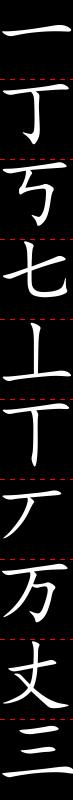
%> input picture img/yisanshu.png, 73 x 800 px
$ octave imageload.m   (GNU Octave 9; MATLAB toolbox functions it lacks are replaced by stand-ins)
%> lines starting %> are read from the running program, lines starting %| are printed output that depends on the picture; in (x1, y1, x2, y2) boxes, pixels count from 0 and x2, y2 are one past the last pixel; in counts of white or black regions, pixels touching at a corner belong together; the program's own positions count from 1
clear all;
simkai=imread('yisanshu.png');
%> simkai is the input picture: size 800x73x3 uint8; mean R, G, B 27.7, 26.2, 26.2
%[fid,message]=fopen('yisanshu.txt', 'r');
graykai=rgb2gray(simkai);
for i=1:size(graykai,1)
    if mod(i,80)==0
        graykai(i,:)=0;
    end
end
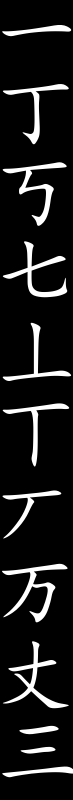
%> graykai: size 800x73 uint8; min 0, max 255, mean 26.2
h_kai=zeros(80,73*10);
for i=1:10
    h_kai(1:80,73*(i-1)+1:73*i)=graykai(80*i-79:80*i,1:73);
end
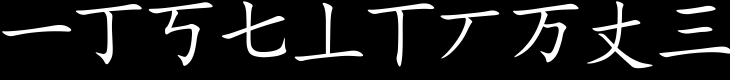
%> h_kai: size 80x730 double; min 0, max 255, mean 26.2; mean of the top-left, top-right, bottom-left and bottom-right quarters 33.4, 35.5, 16.4, 19.6
figure(1)
imshow(h_kai);
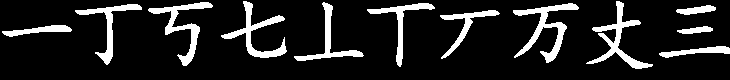
%> displayed picture: size 80x730, on the screen's scale of 0 to 255; 13% white; 12 white regions, largest, box (x1, y1, x2, y2) and area: (513, 3, 579, 63) 1041, (586, 1, 653, 69) 967, (148, 2, 213, 66) 902
figure(2)
imshow(graykai);
wan=graykai(561:640,:);
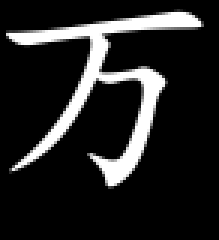
%> wan: size 80x73 uint8 (shown 3 times larger); min 0, max 255, mean 35.7
figure(3)
imshow(wan);
corners = detectFASTFeatures(wan,'MinContrast',0.1);
%> corners = 20 points; strongest (x, y): (30, 14), (35, 23), (55, 28), (32, 53), (37, 13)
%> (the run ends here)
